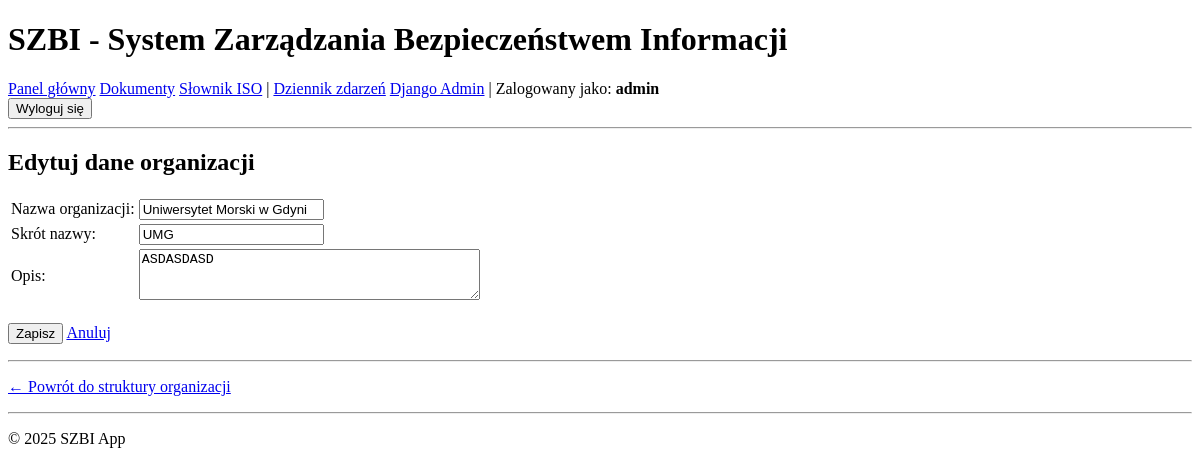
/organizacja/edytuj/ (signed in), run on an earlier commit of the app's database.
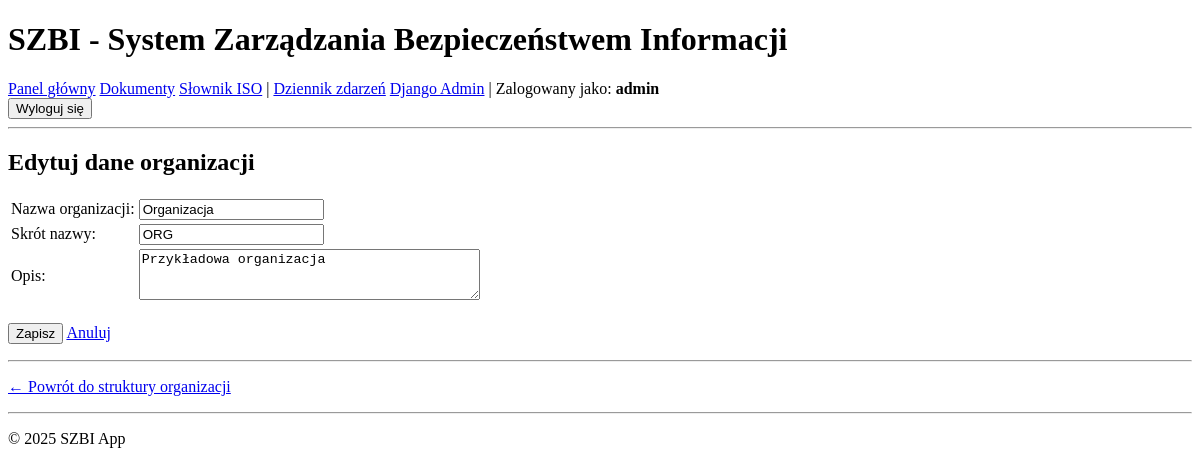
And on a later commit of the database.
### core/models.py (models this page shows, shortened)
class Organization(models.Model):
    name = models.CharField(max_length=255, verbose_name="Nazwa organizacji")
    short_name = models.CharField(max_length=50, verbose_name="Skrót nazwy", blank=True)
    description = models.TextField(verbose_name="Opis", blank=True)
    address = models.TextField(verbose_name="Adres", blank=True)
    phone = models.CharField(max_length=50, verbose_name="Telefon", blank=True)
    email = models.EmailField(verbose_name="Email", blank=True)
    website = models.URLField(verbose_name="Strona WWW", blank=True)
    nip = models.CharField(max_length=20, verbose_name="NIP", blank=True)
    regon = models.CharField(max_length=20, verbose_name="REGON", blank=True)
    parent = models.ForeignKey(
        'self',
        on_delete=models.CASCADE,
        null=True,
        blank=True,
        related_name='children',
        verbose_name="Organizacja nadrzędna"
    )
    created_at = models.DateTimeField(auto_now_add=True, verbose_name="Data utworzenia")
    updated_at = models.DateTimeField(auto_now=True, verbose_name="Data modyfikacji")
    created_by = models.ForeignKey(
        User,
        on_delete=models.SET_NULL,
        null=True,
        related_name='created_organizations',
        verbose_name="Utworzył"
    )
    class Meta:
        verbose_name = "Organizacja"
        verbose_name_plural = "Organizacje"
        ordering = ['name']

### core/views.py (the view)
# urls.py: path('organizacja/edytuj/', views.organization_edit, name='organization_edit'),
@login_required
@user_passes_test(is_admin)
def organization_edit(request):
    organization = get_or_create_organization()
    if request.method == 'POST':
        form = OrganizationForm(request.POST, instance=organization)
        if form.is_valid():
            form.save()
            log_activity(request, 'update', 'organization', organization,
                        f'Zaktualizowano dane organizacji "{organization.name}"')
            messages.success(request, 'Dane organizacji zostały zaktualizowane.')
            return redirect('core:organization_structure')
    else:
        form = OrganizationForm(instance=organization)
    return render(request, 'core/organization_form.html', {
        'form': form,
        'organization': organization,
        'title': 'Edytuj dane organizacji'
    })

### core/forms.py
class OrganizationForm(forms.ModelForm):
    class Meta:
        model = Organization
        fields = ['name', 'short_name', 'description']
        widgets = {
            'description': forms.Textarea(attrs={'rows': 3}),
        }

### core/views.py (called while the page is built)
def is_admin(user):
    return user.is_staff or user.is_superuser

def get_or_create_organization():
    org, created = Organization.objects.get_or_create(
        pk=1,
        defaults={'name': 'Moja Organizacja', 'short_name': 'MO'}
    )
    return org

### templates/core/organization_form.html (shortened to what this page needs)
{% extends "base.html" %}
{% block content %}
<h2>{{ title }}</h2>
<form method="post">
    <table>
        {% for field in form %}
        <tr>
            <td><label for="{{ field.id_for_label }}">{{ field.label }}:</label></td>
            <td>
                {{ field }}
            </td>
        </tr>
        {% endfor %}
    </table>
    <p>
        <button type="submit">Zapisz</button>
        <a href="{% url 'core:organization_structure' %}">Anuluj</a>
    </p>
</form>
<hr>
<p><a href="{% url 'core:organization_structure' %}">← Powrót do struktury organizacji</a></p>
{% endblock %}

What changed in the data, as far as the page shows it:
changed Organization: name "Uniwersytet Morski w Gdyni" → "Organizacja"; short_name "UMG" → "ORG"; description "ASDASDASD" → "Przykładowa organizacja"
